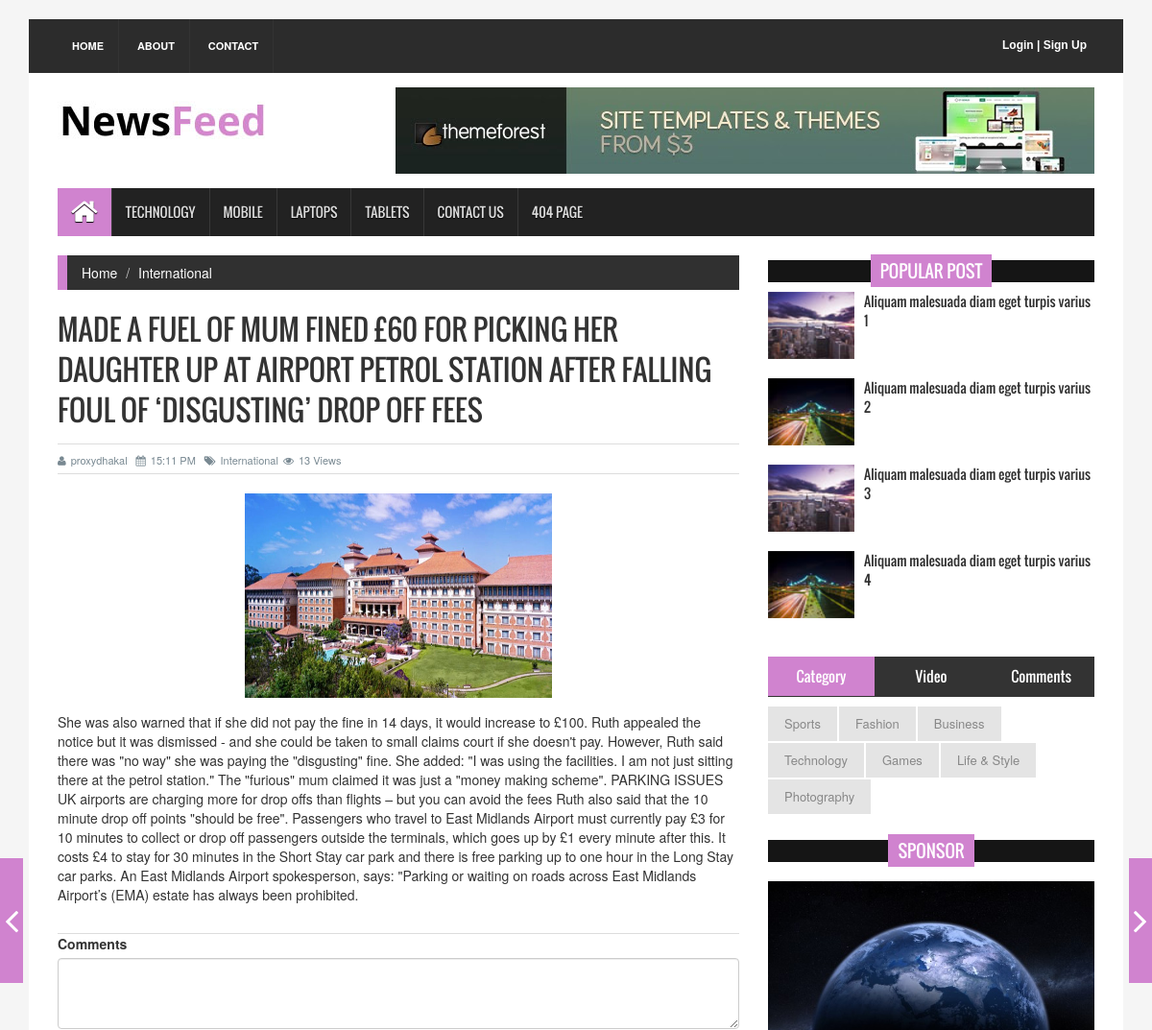
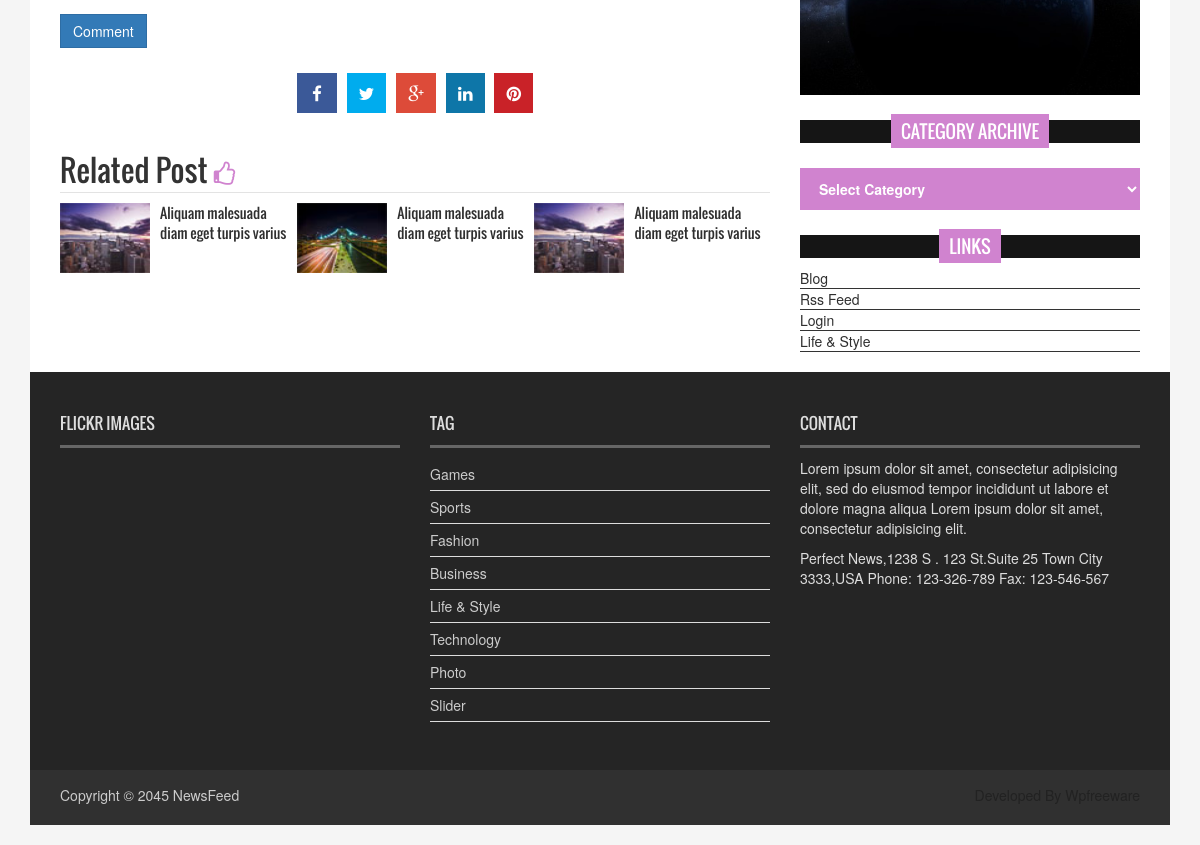
Screenshot of /news/International/8/ with the database file from the repository (2 pictures, top to bottom).
### news/models.py (models this page shows)
class News(models.Model):
    CHOICES =(("0","Poltics"),("1","Sports"),("2","Entertainment"),("3","International"))
    title= models.CharField(max_length=255)
    article = models.TextField()
    count = models.IntegerField(default=0)
    category =models.CharField(choices=CHOICES, max_length=2)
    cover_image= models.ImageField(upload_to='uploads',null=True)
    author = models.ForeignKey(User,on_delete=models.SET_NULL, null=True)
    created_at = models.DateTimeField(auto_now_add=True)
    updated_at = models.DateTimeField(auto_now=True)
    class Meta:
        verbose_name_plural ='News'
    def get_absolute_url(self):
        return reverse("news_detail", kwargs={"category": self.get_category_display(), "pk": self.pk})

### news/views.py (the view)
# urls.py: path('<str:category>/<int:pk>/', NewsDetail.as_view(), name='news_detail'),
class NewsDetail(DetailView):
    model = News
    template_name='news/news_detail.html'
    context_object_name='news'
    def get_context_data(self, **kwargs):
        context = super().get_context_data(**kwargs)
        context['comments']= Feedback.objects.filter(news=self.object)
        self.object.count = self.object.count + 1
        self.object.save()
        return context

### templates/news/news_detail.html (shortened to what this page needs)
{% extends "partials/layout.html" %}
{% load static %}
{% load crispy_forms_tags %}
 {% block header %}
 {% include "partials/header.html" %}
 {% endblock header  %}
{% block navarea %}
{% include "partials/navarea.html" %}
{% endblock navarea %}
{% block content %}
  <section id="contentSection">
    <div class="row">
      <div class="col-lg-8 col-md-8 col-sm-8">
        <div class="left_content">
          <div class="single_page">
            <ol class="breadcrumb">
              <li><a href="{% url 'home' %}">Home</a></li>
              <li><a href="{% url 'news-cat' news.category %}">{{news.get_category_display}}</a></li>
            </ol>
            <h1>{{news.title}}</h1>
            <div class="post_commentbox"> <a href="#"><i class="fa fa-user"></i>{{news.author}}</a> <span><i class="fa fa-calendar"></i>{{ news.created_at| time:"H:i A" }}</span> <a href="#"><i class="fa fa-tags"></i>{{news.get_category_display}}</a><span><i class="fa fa-eye"></i>{{news.count}} Views</span> </div>
            <div class="single_page_content"> <img class="img-center" src="{{news.cover_image.url}}" alt="">
              <p>{{news.article}}</p>
            </div>
            <div id= "comment-box">
            <form id="comment-form">
              <div class="form-group">
                  <label for="feedback">Comments</label>
                    <textarea class="form-control" id="feedback" rows="3"></textarea>
               </div>
                <button type="submit" class="btn btn-primary">Comment</button>
            </form>
            </div>
            <div class="social_link">
              <ul class="sociallink_nav">
                <li><a href="#"><i class="fa fa-facebook"></i></a></li>
                <li><a href="#"><i class="fa fa-twitter"></i></a></li>
                <li><a href="#"><i class="fa fa-google-plus"></i></a></li>
                <li><a href="#"><i class="fa fa-linkedin"></i></a></li>
                <li><a href="#"><i class="fa fa-pinterest"></i></a></li>
              </ul>
            </div>
            <div class="related_post">
              <h2>Related Post <i class="fa fa-thumbs-o-up"></i></h2>
              <ul class="spost_nav wow fadeInDown animated">
                <li>
                  <div class="media"> <a class="media-left" href="single_page.html"> <img src="../images/post_img1.jpg" alt=""> </a>
                    <div class="media-body"> <a class="catg_title" href="single_page.html"> Aliquam malesuada diam eget turpis varius</a> </div>
                  </div>
                </li>
                <li>
                  <div class="media"> <a class="media-left" href="single_page.html"> <img src="../images/post_img2.jpg" alt=""> </a>
                    <div class="media-body"> <a class="catg_title" href="single_page.html"> Aliquam malesuada diam eget turpis varius</a> </div>
                  </div>
                </li>
                <li>
                  <div class="media"> <a class="media-left" href="single_page.html"> <img src="../images/post_img1.jpg" alt=""> </a>
                    <div class="media-body"> <a class="catg_title" href="single_page.html"> Aliquam malesuada diam eget turpis varius</a> </div>
                  </div>
                </li>
              </ul>
            </div>
          </div>
        </div>
      </div>
      <nav class="nav-slit"> <a class="prev" href="#"> <span class="icon-wrap"><i class="fa fa-angle-left"></i></span>
        </a> <a class="next" href="#"> <span class="icon-wrap"><i class="fa fa-angle-right"></i></span>
        </a> </nav>
      <div class="col-lg-4 col-md-4 col-sm-4">
        <aside class="right_content">
          <div class="single_sidebar">
            <h2><span>Popular Post</span></h2>
            <ul class="spost_nav">
              <li>
                <div class="media wow fadeInDown"> <a href="single_page.html" class="media-left"> <img alt="" src="../images/post_img1.jpg"> </a>
                  <div class="media-body"> <a href="single_page.html" class="catg_title"> Aliquam malesuada diam eget turpis varius 1</a> </div>
                </div>
              </li>
              <li>
                <div class="media wow fadeInDown"> <a href="single_page.html" class="media-left"> <img alt="" src="../images/post_img2.jpg"> </a>
                  <div class="media-body"> <a href="single_page.html" class="catg_title"> Aliquam malesuada diam eget turpis varius 2</a> </div>
                </div>
              </li>
              <li>
                <div class="media wow fadeInDown"> <a href="single_page.html" class="media-left"> <img alt="" src="../images/post_img1.jpg"> </a>
                  <div class="media-body"> <a href="single_page.html" class="catg_title"> Aliquam malesuada diam eget turpis varius 3</a> </div>
                </div>
              </li>
              <li>
                <div class="media wow fadeInDown"> <a href="single_page.html" class="media-left"> <img alt="" src="../images/post_img2.jpg"> </a>
                  <div class="media-body"> <a href="single_page.html" class="catg_title"> Aliquam malesuada diam eget turpis varius 4</a> </div>
                </div>
              </li>
            </ul>
          </div>
          <div class="single_sidebar">
            <ul class="nav nav-tabs" role="tablist">
              <li role="presentation" class="active"><a href="#category" aria-controls="home" role="tab" data-toggle="tab">Category</a></li>
              <li role="presentation"><a href="#video" aria-controls="profile" role="tab" data-toggle="tab">Video</a></li>
              <li role="presentation"><a href="#comments" aria-controls="messages" role="tab" data-toggle="tab">Comments</a></li>
            </ul>
            <div class="tab-content">
              <div role="tabpanel" class="tab-pane active" id="category">
                <ul>
                  <li class="cat-item"><a href="#">Sports</a></li>
                  <li class="cat-item"><a href="#">Fashion</a></li>
                  <li class="cat-item"><a href="#">Business</a></li>
                  <li class="cat-item"><a href="#">Technology</a></li>
                  <li class="cat-item"><a href="#">Games</a></li>
                  <li class="cat-item"><a href="#">Life &amp; Style</a></li>
                  <li class="cat-item"><a href="#">Photography</a></li>
                </ul>
              </div>
            </div>
          </div>
          <div class="single_sidebar wow fadeInDown">
            <h2><span>Sponsor</span></h2>
            <a class="sideAdd" href="#"><img src="../images/add_img.jpg" alt=""></a> </div>
          <div class="single_sidebar wow fadeInDown">
            <h2><span>Category Archive</span></h2>
            <select class="catgArchive">
              <option>Select Category</option>
            </select>
          </div>
          <div class="single_sidebar wow fadeInDown">
            <h2><span>Links</span></h2>
            <ul>
              <li><a href="#">Blog</a></li>
              <li><a href="#">Rss Feed</a></li>
              <li><a href="#">Login</a></li>
              <li><a href="#">Life &amp; Style</a></li>
            </ul>
          </div>
        </aside>
      </div>
    </div>
  </section>
{% endblock content %}
{% block footer %}
{% include "partials/footer.html" %}
{% endblock footer %}

### static/assets/css/theme.css (style rules this page uses)
.single_sidebar > h2 span { background:none repeat scroll 0 0 #d083cf }
.nav-tabs > li.active > a, .nav-tabs > li.active > a:hover, .nav-tabs > li.active > a:focus { background-color:#d083cf }
.breadcrumb { border-left:10px solid #d083cf }
.nav-slit .icon-wrap { background-color:#d083cf }
.catgArchive { background-color:#d083cf }
.related_post > h2 i { color:#d083cf }

### rows the page displays
News: category "International", title "MADE A FUEL OF MUM FINED £60 FOR PICKING HER DAUGHTER UP AT AIRPORT PETROL STATION AFTER FALLING FOUL OF ‘DISGUSTING’ DROP OFF FEES", author "proxydhakal", created_at "15:11 PM", count "13", cover_image (picture), article "She was also warned that if she did not pay the fine in 14 days, it would increase to £100. Ruth appealed the notice but it was dismissed - and she could be taken to small claims court if she doesn't pay. However, Ruth said there was \"no way\" she was paying the \"disgusting\" fine. She added: \"I was using the facilities. I am not just sitting there at the petrol station.\" The \"furious\" mum claimed it was just a \"money making scheme\". PARKING ISSUES UK airports are charging more for drop offs than flights – but you can avoid the fees Ruth also said that the 10 minute drop off points \"should be free\". Passengers who travel to East Midlands Airport must currently pay £3 for 10 minutes to collect…"
